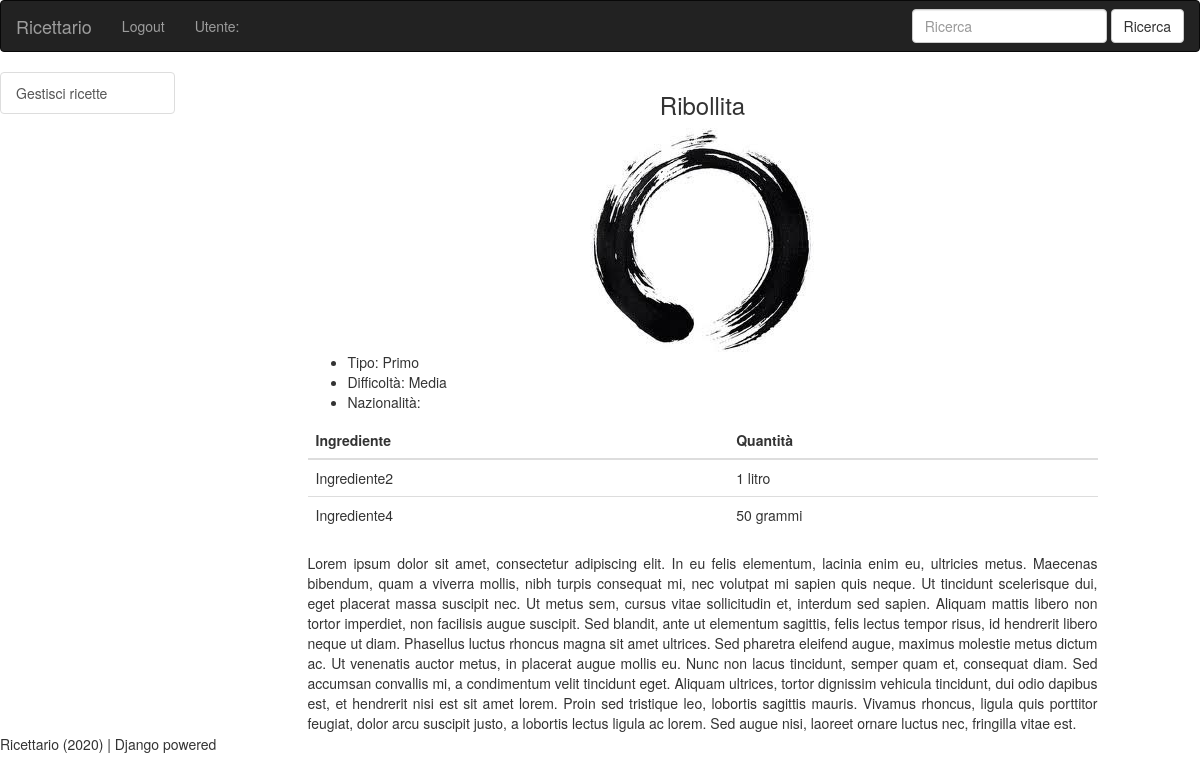
The page /catalogo/ricette/9/show/ (signed in) on the database its author committed.
### catalogo/models.py (models this page shows, shortened)
class Ricetta(models.Model):
    nome = models.CharField(
        max_length=200,
        null=False,
        default="Ricetta"
    )
    ANTIPASTO = 'Antipasto'
    PRIMO = 'Primo'
    SECONDO = 'Secondo'
    CONTORNO = 'Contorno'
    DOLCE = 'Dolce'
    tipo_choices = [
        (ANTIPASTO,'Antipasto'),
        (PRIMO,'Primo'),
        (SECONDO,'Secondo'),
        (CONTORNO,'Contorno'),
        (DOLCE,'Dolce')
    ]
    tipo = models.CharField(
        max_length=15,
        choices=tipo_choices,
        default=ANTIPASTO
    )
    autore = models.ForeignKey(
            User,
            on_delete=models.SET_NULL,
            null=True
    )
    FACILE = 'Facile'
    MEDIA = 'Media'
    DIFFICILE = 'Difficile'
    difficolta_choices = [
        (FACILE, 'Facile'),
        (MEDIA, 'Media'),
        (DIFFICILE, 'Difficile')
    ]
    difficolta = models.CharField(
        verbose_name = 'Difficoltà',
        max_length=15,
        choices=difficolta_choices,
        default=FACILE
    )
    immagine = models.ImageField(
        upload_to ='ricette',
        default = 'default.jpg'
    )
    descrizione = models.TextField(
        max_length=4000,
        null=True,
    )
    nazionalita = CountryField(
        verbose_name = 'Nazionalità',
    )

class IngredientiRicette(models.Model):
    ingrediente = models.ForeignKey(
            Ingrediente,
            on_delete=models.CASCADE,
            null=True
    )
    ricetta = models.ForeignKey(
            Ricetta,
            on_delete=models.CASCADE,
            null=True
    )
    quantita = models.CharField(
        max_length=200,
        verbose_name="Quantità"
    )
    class Meta:
        unique_together = (("ingrediente", "ricetta"),)
    def __str__(self):
        return "%s" % self.ingrediente

class Ingrediente(models.Model):
    nome = models.CharField(
        max_length=200,
        verbose_name = 'Nome',
        null=False,
        default="Ingrediente"
    )
    calorie = models.IntegerField(
        verbose_name = 'Calorie',
        default="0"
    )
    def __str__(self):
        return self.nome

### catalogo/views.py (the view)
# urls.py: path('ricette/<int:pk>/show/', views.showRicetta, name='rshow'),
def showRicetta(request,pk=None):
    if pk:
          try:
                ricetta = Ricetta.objects.get(pk=pk)
          except:
                ricetta = None
          try:
                ingredienti = IngredientiRicette.objects.filter(ricetta=pk)
          except:
                ingredienti = None
    else:
          ricetta = None
          ingredienti = None
    context = {
            'ricetta': ricetta,
            'ingredienti': ingredienti,
    }
    return render(request, 'catalogo/show.html', context=context)

### catalogo/templates/catalogo/show.html
{% extends "base.html" %}
{% block content %}
{% load countries %}
{% get_country ricetta.nazionalita as country %}
    		<div container-fluid>
			<center>
			<h3>{{ ricetta.nome }}</h3>
			<img src="{{ ricetta.immagine.url }}">
			</center>
			<ul>
				<li>Tipo: {{ ricetta.tipo }}</li>
				<li>Difficoltà: {{ ricetta.difficolta }}</li>
				<li>Nazionalità: {{ country.name }}</li>
			</ul>
			<div>
				<table class="table">
  					<thead class="thead-dark">
    						<tr>
      						<th scope="col">Ingrediente</th>
      						<th scope="col">Quantità</th>
    						</tr>
  						</thead>
  						<tbody>
  						{% for ingrediente in ingredienti %}
    						<tr>
							<td>{{ ingrediente }}</td>
							<td>{{ ingrediente.quantita }}</td>
    						</tr>
  						{% endfor %}
  					</tbody>
				</table>
			</div>
			<div class="text-justify">{{ ricetta.descrizione }}</div>
    		</div>
{% endblock %}

### rows shown on the page
Ricetta: nome "Ribollita", immagine (placeholder picture), tipo "Primo", difficolta "Media", descrizione "Lorem ipsum dolor sit amet, consectetur adipiscing elit. In eu felis elementum, lacinia enim eu, ultricies metus. Maecenas bibendum, quam a viverra mollis, nibh turpis consequat mi, nec volutpat mi sapien quis neque. Ut tincidunt scelerisque dui, eget placerat massa suscipit nec. Ut metus sem, cursus vitae sollicitudin et, interdum sed sapien. Aliquam mattis libero non tortor imperdiet, non facilisis augue suscipit. Sed blandit, ante ut elementum sagittis, felis lectus tempor risus, id hendrerit libero neque ut diam. Phasellus luctus rhoncus magna sit amet ultrices. Sed pharetra eleifend augue, maximus molestie metus dictum ac. Ut venenatis auctor metus, in placerat augue mollis eu. Nunc…"
IngredientiRicette: ingrediente.nome "Ingrediente2", quantita "1 litro"
IngredientiRicette: ingrediente.nome "Ingrediente4", quantita "50 grammi"
